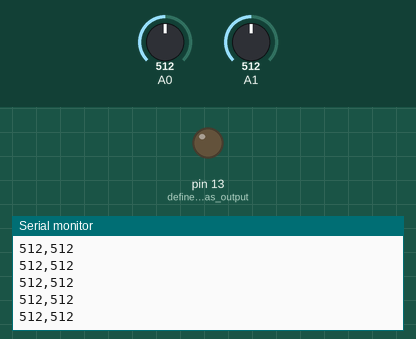
The sketch below on a simulated Arduino Uno, built with avr-gcc and run on an emulated ATmega328P. Shown: output pins drawn as LEDs (lit = HIGH), the last lines printed to the serial monitor. The test bench sets the inputs (shaded band); at power-on: A0 = 512, A1 = 512.

Above: at 1.2 s.
1.3 s: A0 set to 985
At 2.0 s:
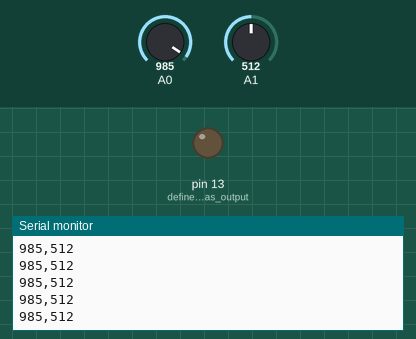
2.8 s: A0 set to 1016
At 3.6 s:
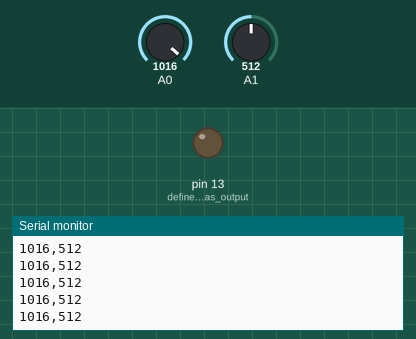
Timing chart, 0 to 5.8 s (numbered marks = the images above; inputs shaded):
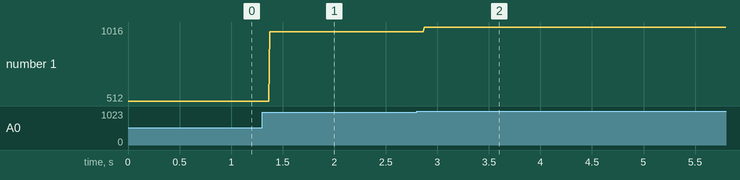

The sketch:

poti_02.ino
```cpp
void setup() {
 Serial.begin(9600);
 pinMode(13, OUTPUT); //define pin 13 as output

}

void loop() {
  int poti1=analogRead(A0);
  int poti2=analogRead(A1);
  Serial.print(poti1);
  Serial.print(",");
  Serial.println(poti2);
}
```

Measured:
- after the input at 1.3 s, the serial monitor: prints a new line after 0.08 s (image 1)
- after the input at 2.8 s, the serial monitor: prints a new line after 0.07 s (image 2)
- plotted number 1: 512 → 985 after the input at 1.3 s, 985 → 1016 after the input at 2.8 s
